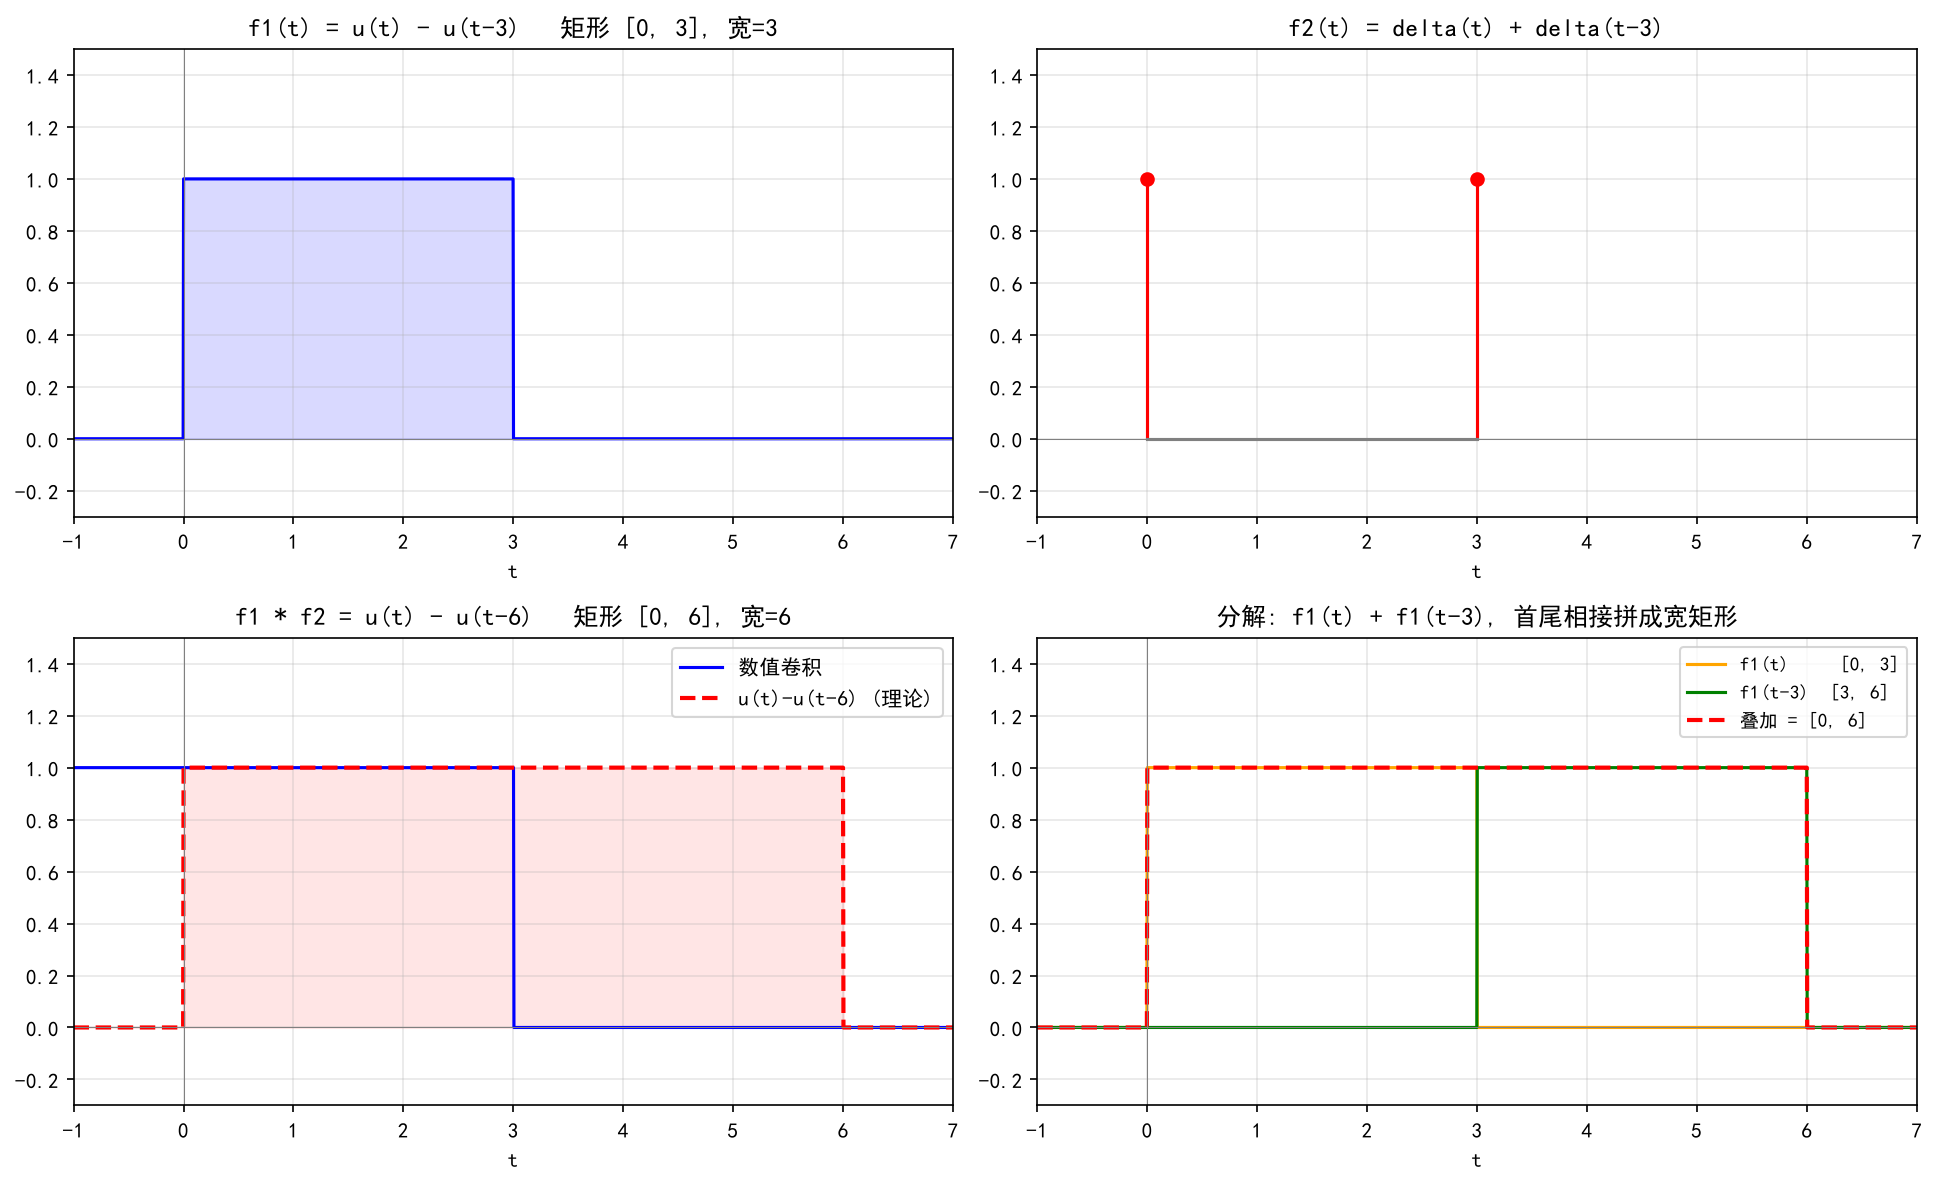

Generate this figure with Python:
import numpy as np
import matplotlib.pyplot as plt

plt.rcParams['font.sans-serif'] = ['SimHei', 'Microsoft YaHei', 'DejaVu Sans']
plt.rcParams['axes.unicode_minus'] = False

t = np.linspace(-1, 7, 2000)
dt = t[1] - t[0]

# === 信号 ===
# f1(t) = u(t) - u(t-3)  矩形 [0, 3], 宽=3
f1 = np.where((t >= 0) & (t < 3), 1.0, 0.0)
# f2(t) = delta(t) + delta(t-3)  冲激在 0 和 3
f2 = np.zeros_like(t)
f2[np.argmin(np.abs(t - 0))] = 1.0 / dt
f2[np.argmin(np.abs(t - 3))] = 1.0 / dt

# === f1 的两份平移拷贝 ===
f1_copy0 = np.where((t >= 0) & (t < 3), 1.0, 0.0)     # f1(t)   = u(t)-u(t-3)
f1_copy3 = np.where((t >= 3) & (t < 6), 1.0, 0.0)     # f1(t-3) = u(t-3)-u(t-6)

# === 卷积结果 (理论) ===
y_theory = np.where((t >= 0) & (t < 6), 1.0, 0.0)     # u(t) - u(t-6)

# ==================== 画图 ====================
fig, axes = plt.subplots(2, 2, figsize=(13, 8))

# (a) f1
ax = axes[0, 0]
ax.plot(t, f1, 'b', linewidth=1.5)
ax.fill_between(t, 0, f1, alpha=0.15, color='b')
ax.axhline(y=0, color='gray', linewidth=0.5); ax.axvline(x=0, color='gray', linewidth=0.5)
ax.set_xlim(-1, 7); ax.set_ylim(-0.3, 1.5)
ax.set_xlabel('t')
ax.set_title('f1(t) = u(t) - u(t-3)   矩形 [0, 3], 宽=3', fontsize=12)
ax.grid(True, alpha=0.3)

# (b) f2
ax = axes[0, 1]
ax.stem([0, 3], [1, 1], linefmt='r-', markerfmt='ro', basefmt='gray')
ax.axhline(y=0, color='gray', linewidth=0.5)
ax.set_xlim(-1, 7); ax.set_ylim(-0.3, 1.5)
ax.set_xlabel('t')
ax.set_title('f2(t) = delta(t) + delta(t-3)', fontsize=12)
ax.grid(True, alpha=0.3)

# (c) 卷积 + 理论
conv = np.convolve(f1, f2, mode='same') * dt
ax = axes[1, 0]
ax.plot(t, conv, 'b', linewidth=1.5, label='数值卷积')
ax.plot(t, y_theory, 'r--', linewidth=2, label='u(t)-u(t-6) (理论)')
ax.fill_between(t, 0, y_theory, alpha=0.1, color='r')
ax.axhline(y=0, color='gray', linewidth=0.5); ax.axvline(x=0, color='gray', linewidth=0.5)
ax.set_xlim(-1, 7); ax.set_ylim(-0.3, 1.5)
ax.set_xlabel('t'); ax.set_title('f1 * f2 = u(t) - u(t-6)   矩形 [0, 6], 宽=6', fontsize=12)
ax.legend(fontsize=10); ax.grid(True, alpha=0.3)

# (d) 分解: 两份平移拷贝首尾相接
ax = axes[1, 1]
ax.plot(t, f1_copy0, 'orange', linewidth=1.5, label='f1(t)     [0, 3]')
ax.plot(t, f1_copy3, 'green', linewidth=1.5, label='f1(t-3)  [3, 6]')
ax.plot(t, y_theory, 'r--', linewidth=2, label='叠加 = [0, 6]')
ax.axhline(y=0, color='gray', linewidth=0.5); ax.axvline(x=0, color='gray', linewidth=0.5)
ax.set_xlim(-1, 7); ax.set_ylim(-0.3, 1.5)
ax.set_xlabel('t')
ax.set_title('分解: f1(t) + f1(t-3), 首尾相接拼成宽矩形', fontsize=12)
ax.legend(fontsize=9); ax.grid(True, alpha=0.3)

plt.tight_layout()
plt.savefig('practice_convolution.png', dpi=150, bbox_inches='tight')
print("Done! practice_convolution.png saved.")
print()
print("=== 新题 ===")
print("f1(t) = u(t) - u(t-3)          矩形 [0, 3], 宽=3")
print("f2(t) = delta(t) + delta(t-3)   冲激在 0 和 3")
print()
print("f1 * f2 = f1(t) + f1(t-3)")
print("        = [u(t)-u(t-3)] + [u(t-3)-u(t-6)]")
print("        = u(t) - u(t-6)         矩形 [0, 6], 宽=6")
print()
print("关键: 冲激间隔 = 矩形宽度, 拷贝刚好首尾相接不重叠")
